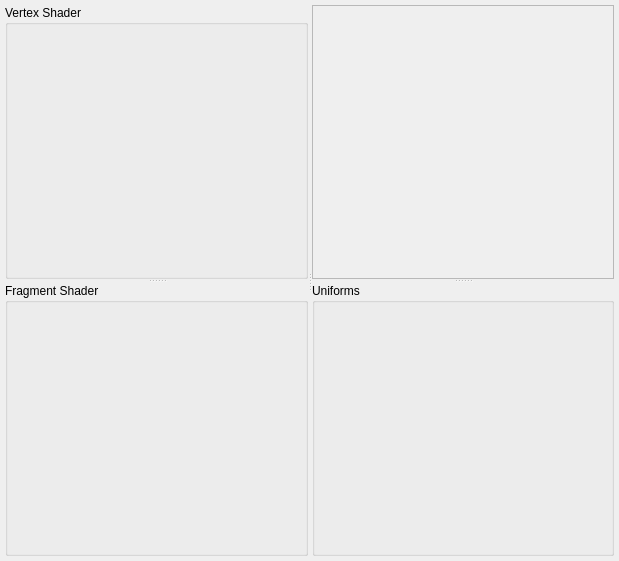
<?xml version="1.0" encoding="UTF-8"?>
<ui version="4.0">
 <class>Form</class>
 <widget class="QWidget" name="Form">
  <property name="geometry">
   <rect>
    <x>0</x>
    <y>0</y>
    <width>619</width>
    <height>561</height>
   </rect>
  </property>
  <property name="windowTitle">
   <string>Form</string>
  </property>
  <layout class="QHBoxLayout" name="horizontalLayout">
   <property name="spacing">
    <number>0</number>
   </property>
   <property name="margin">
    <number>5</number>
   </property>
   <item>
    <widget class="QSplitter" name="splitter_3">
     <property name="orientation">
      <enum>Qt::Horizontal</enum>
     </property>
     <widget class="QSplitter" name="splitter">
      <property name="orientation">
       <enum>Qt::Vertical</enum>
      </property>
      <widget class="QGroupBox" name="containerVSH">
       <property name="minimumSize">
        <size>
         <width>200</width>
         <height>50</height>
        </size>
       </property>
       <property name="title">
        <string>Vertex Shader</string>
       </property>
      </widget>
      <widget class="QGroupBox" name="containerFSH">
       <property name="minimumSize">
        <size>
         <width>300</width>
         <height>50</height>
        </size>
       </property>
       <property name="title">
        <string>Fragment Shader</string>
       </property>
      </widget>
     </widget>
     <widget class="QSplitter" name="splitter_2">
      <property name="orientation">
       <enum>Qt::Vertical</enum>
      </property>
      <widget class="QFrame" name="containerPreview">
       <property name="sizePolicy">
        <sizepolicy hsizetype="Preferred" vsizetype="Expanding">
         <horstretch>0</horstretch>
         <verstretch>0</verstretch>
        </sizepolicy>
       </property>
       <property name="minimumSize">
        <size>
         <width>200</width>
         <height>200</height>
        </size>
       </property>
       <property name="frameShape">
        <enum>QFrame::StyledPanel</enum>
       </property>
       <property name="frameShadow">
        <enum>QFrame::Raised</enum>
       </property>
      </widget>
      <widget class="QGroupBox" name="containerUniformTree">
       <property name="minimumSize">
        <size>
         <width>0</width>
         <height>200</height>
        </size>
       </property>
       <property name="title">
        <string>Uniforms</string>
       </property>
      </widget>
     </widget>
    </widget>
   </item>
  </layout>
 </widget>
 <resources/>
 <connections/>
</ui>
